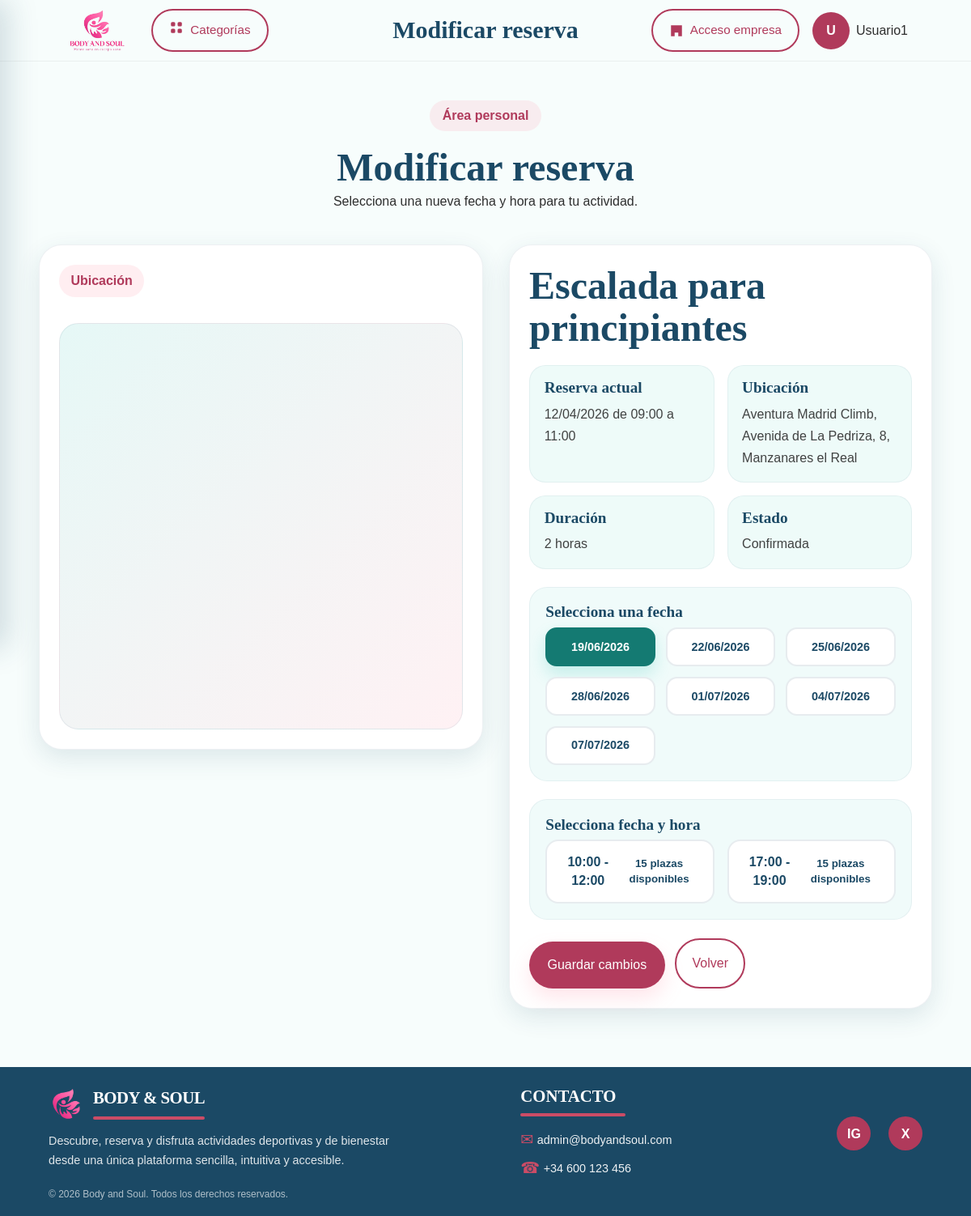
/publico/modificar-reserva.php?idreserva=3 (signed in), run on the app's committed database.
### tables this page shows
CREATE TABLE `usuario` (
  `id_usuario` int(11) NOT NULL,
  `nombre` varchar(100) NOT NULL,
  `apellido` varchar(30) NOT NULL,
  `email` varchar(150) NOT NULL,
  `contrasena` varchar(255) NOT NULL,
  `telefono` varchar(20) DEFAULT NULL,
  `id_rol` int(11) NOT NULL,
  `fecha_registro` datetime NOT NULL DEFAULT current_timestamp(),
  `intentos` int(1) NOT NULL,
  `estado` enum('activo','suspendido') NOT NULL DEFAULT 'activo'
);

CREATE TABLE `reserva` (
  `id_reserva` int(11) NOT NULL,
  `id_usuario` int(11) NOT NULL,
  `id_servicio` int(11) NOT NULL,
  `fecha_hora` datetime NOT NULL,
  `estado` enum('pendiente','confirmada','cancelada') NOT NULL DEFAULT 'pendiente',
  `id_detalle_actividad` int(11) NOT NULL
);

CREATE TABLE `servicio` (
  `id_servicio` int(11) NOT NULL,
  `id_empresa` int(11) NOT NULL,
  `nombre_servicio` varchar(150) NOT NULL,
  `descripcion` text DEFAULT NULL,
  `lugar` varchar(150) DEFAULT NULL,
  `id_categoria` int(11) NOT NULL,
  `precio` decimal(10,2) NOT NULL DEFAULT 0.00,
  `duracion` varchar(50) DEFAULT NULL,
  `materiales` text DEFAULT NULL,
  `estado` enum('activo','cancelado') NOT NULL DEFAULT 'activo',
  `id_municipio` int(11) DEFAULT NULL,
  `codigo_postal` varchar(10) DEFAULT NULL,
  `latitud` decimal(10,8) DEFAULT NULL,
  `longitud` decimal(11,8) DEFAULT NULL
);

CREATE TABLE `detalle_actividad` (
  `id` int(11) NOT NULL,
  `id_servicio` int(11) NOT NULL,
  `fecha` date NOT NULL,
  `hora_inicio` time NOT NULL,
  `hora_fin` time NOT NULL,
  `plazas_maximas` int(11) NOT NULL
);

### bd/bd.php (called while the page is built, shortened)
<?php
class db{
public $pdo = "";
public function __construct($host,$port,$db,$user,$pass) {
    $this->pdo = new PDO("mysql:host=".$host.";port=".$port.";dbname=".$db.";charset=utf8", $user, $pass);
    }
public function ObtenerUsuario($id){
    $sentencia="SELECT * FROM usuario WHERE id_usuario = :id";
    $ejecuccion=$this->pdo->prepare($sentencia);
    $ejecuccion->execute([
        ":id" => $id
    ]);
    $fila = $ejecuccion->fetch(PDO::FETCH_ASSOC);
    return $fila;
}
}
?>

### bd/bdact.php (called while the page is built, shortened)
<?php
class bdact{
public $pdo = "";
public function __construct($host,$port,$db,$user,$pass) {
    $this->pdo = new PDO("mysql:host=".$host.";port=".$port.";dbname=".$db.";charset=utf8", $user, $pass);
    }
public function obtenerDisponibilidadesPorServicio($idServicio){
    $sentencia = "SELECT d.*
            FROM detalle_actividad d
            INNER JOIN servicio s ON d.id_servicio = s.id_servicio
            WHERE d.id_servicio = :id_servicio
            AND s.estado = 'activo'
            ORDER BY d.fecha ASC, d.hora_inicio ASC";
    $ejecucion = $this->pdo->prepare($sentencia);
    $ejecucion->execute([
        ":id_servicio" => $idServicio
    ]);
    return $ejecucion->fetchAll(PDO::FETCH_ASSOC);
}
public function contarReservasConfirmadasPorDetalle($idDetalle){
    $sentencia = "SELECT COUNT(*)
            FROM reserva
            WHERE id_detalle_actividad = :id_detalle
              AND estado = 'confirmada'";
    $ejecucion = $this->pdo->prepare($sentencia);
    $ejecucion->execute([
        ":id_detalle" => $idDetalle
    ]);
    $fila = (int) $ejecucion->fetchColumn();
    return $fila;
}
public function ObtenerReservaUsuarioPorId($idUsuario, $idReserva){
    $sentencia = "SELECT
                    r.id_reserva,
                    r.estado,
                    r.id_servicio,
                    r.fecha_hora,
                    r.id_detalle_actividad,
                    s.nombre_servicio,
                    s.descripcion,
                    s.lugar,
                    s.precio,
                    s.duracion,
                    d.fecha,
                    d.hora_inicio,
                    d.hora_fin,
                    e.nombre_empresa,
                    e.telefono AS telefono_empresa,
                    e.email AS email_empresa
                  FROM reserva r
                  INNER JOIN servicio s
                    ON r.id_servicio = s.id_servicio
                  INNER JOIN detalle_actividad d
                    ON r.id_detalle_actividad = d.id
                  INNER JOIN empresa e
                    ON s.id_empresa = e.id_empresa
                  WHERE r.id_usuario = :id_usuario
                  AND r.id_reserva = :id_reserva
                  LIMIT 1";
    $ejecucion = $this->pdo->prepare($sentencia);
    $ejecucion->execute([
        ":id_usuario" => $idUsuario,
        ":id_reserva" => $idReserva
    ]);
    return $ejecucion->fetch(PDO::FETCH_ASSOC);
}
}
?>

### publico/modificar-reserva.php (the view, shortened to what this page needs)
<?php
$titulo = "<h1>Modificar reserva</h1>";
require_once("head.php");
$idReserva = (int) $_GET["idreserva"];
$idUsuario = $_SESSION["usuario"];
$reserva = $bdact->ObtenerReservaUsuarioPorId($idUsuario, $idReserva);
$disponibilidades = $bdact->obtenerDisponibilidadesPorServicio($reserva["id_servicio"]);
$fechasDisponibles = [];
$hoy = date("Y-m-d");
foreach ($disponibilidades as $franja) {
    if (!empty($franja["fecha"]) && $franja["fecha"] >= $hoy) {
        if (!in_array($franja["fecha"], $fechasDisponibles)) {
            $fechasDisponibles[] = $franja["fecha"];
        }
    }
}
sort($fechasDisponibles);
$fechasDisponibles = array_slice($fechasDisponibles, 0, 7);
$fechaSeleccionada = isset($_GET["fecha"]) ? $_GET["fecha"] : ($reserva["fecha"] ?? ($fechasDisponibles[0] ?? null));
if ($fechaSeleccionada && !in_array($fechaSeleccionada, $fechasDisponibles)) {
    $fechaSeleccionada = $fechasDisponibles[0] ?? null;
}
?>
<main class="booking-page">
  <section class="booking-section">
    <div class="container">
      <div class="booking-title-block">
        <span class="section-tag">Área personal</span>
        <h2>Modificar reserva</h2>
        <p>Selecciona una nueva fecha y hora para tu actividad.</p>
      </div>
      <div class="booking-layout">
        <article class="booking-map-card">
          <div class="booking-card-header">
            <span class="section-tag">Ubicación</span>
          </div>
          <div class="map-wrapper">
            <iframe
              src="https://www.google.com/maps?q=<?= urlencode($reserva["lugar"]) ?>&output=embed"
              title="Mapa de ubicación de la actividad"
              loading="lazy"
>
            </iframe>
          </div>
        </article>
        <article class="booking-form-card">
          <div class="booking-info-header">
            <h3><?= htmlentities($reserva["nombre_servicio"]) ?></h3>
          </div>
          <div class="booking-info-content">
            <div class="info-grid">
              <div class="info-item">
                <h4>Reserva actual</h4>
                <p>
                  <?= date("d/m/Y", strtotime($reserva["fecha"])) ?>
                  de <?= substr($reserva["hora_inicio"], 0, 5) ?>
                  a <?= substr($reserva["hora_fin"], 0, 5) ?>
                </p>
              </div>
              <div class="info-item">
                <h4>Ubicación</h4>
                <p><?= htmlentities($reserva["lugar"]) ?></p>
              </div>
              <div class="info-item">
                <h4>Duración</h4>
                <p><?= !empty($reserva["duracion"]) ? htmlentities($reserva["duracion"]) : 'No especificada' ?></p>
              </div>
              <div class="info-item">
                <h4>Estado</h4>
                <p><?= htmlentities(ucfirst($reserva["estado"])) ?></p>
              </div>
            </div>
            <?php if (!empty($fechasDisponibles)): ?>
              <form method="post" class="booking-form">
                <div class="available-dates-block">
                  <h4>Selecciona una fecha</h4>
                  <div class="available-dates-grid">
                    <?php foreach ($fechasDisponibles as $fecha) : ?>
                      <a
                        href="modificar-reserva.php?idreserva=<?= $idReserva ?>&fecha=<?= urlencode($fecha) ?>"
                        class="date-chip <?= $fecha === $fechaSeleccionada ? 'active' : '' ?>"
                      >
                        <?= date("d/m/Y", strtotime($fecha)) ?>
                      </a>
                    <?php endforeach; ?>
                  </div>
                </div>
                <div class="time-slots-block">
                  <h4>Selecciona fecha y hora</h4>
                  <div class="time-slots-grid">
                    <?php
                    foreach ($disponibilidades as $franja) :
                      if ($franja["fecha"] === $fechaSeleccionada) :
                        $ocupadas = $bdact->contarReservasConfirmadasPorDetalle($franja["id"]);
                        $plazasRestantes = $franja["plazas_maximas"] - $ocupadas;
                    ?>
                        <label class="time-slot">
                          <span>
                            <?= substr($franja["hora_inicio"], 0, 5) ?> - <?= substr($franja["hora_fin"], 0, 5) ?>
                            <br>
                            <small>
                              <?= $plazasRestantes > 0 ? $plazasRestantes . " plazas disponibles" : "Completo" ?>
                            </small>
                          </span>
                        </label>
                    <?php
                      endif;
                    endforeach;
                    ?>
                  </div>
                </div>
                <div class="reservation-actions">
                  <button type="submit" class="btn btn-primary reserve-activity-btn">
                    Guardar cambios
                  </button>
                  <a href="perfil.php" class="btn btn-outline">
                    Volver
                  </a>
                </div>
              </form>
            <?php endif; ?>
          </div>
        </article>
      </div>
    </div>
  </section>
</main>
<?php require_once("footer.php"); ?>
</body>
</html>

### publico/head.php (shortened to what this page needs)
<?php
require_once("../bd/bd.php");
$bbdd= new db("localhost",3306,"plataforma_servicios1","root","");
require_once("../bd/bdact.php");
$bdact= new bdact("localhost",3306,"plataforma_servicios1","root","");
if(isset($_SESSION["usuario"])){
  $usuario=$bbdd->ObtenerUsuario($_SESSION["usuario"]);
  $nombre=$usuario["nombre"];
  $apellido=$usuario["apellido"];
  $inicial=strtoupper($nombre[0]);
  $iniciosesion=$iniciosesion="<a href='perfil.php' class='contenedorinicio'>
                  <span class='profile-avatar'>".$inicial."</span>
                  <span class='profile-name'>".$nombre." ".$apellido."</span>
                  </a>";
}
?>
<!DOCTYPE html>
<html lang="es">
<head>
  <link rel="stylesheet" href="../css/styles.css"/>
  <link rel="stylesheet" href="../css/public-styles/index.css"/>
  <link rel="stylesheet" href="../css/public-styles/login.css"/>
  <link rel="stylesheet" href="../css/public-styles/perfil.css"/>
  <link rel="stylesheet" href="../css/public-styles/categoria.css"/>
  <link rel="stylesheet" href="../css/public-styles/actividad.css"/>
  <link rel="stylesheet" href="../css/public-styles/reserva.css"/>
  <link rel="stylesheet" href="../css/public-styles/mis-reservas.css"/>
  <link rel="stylesheet" href="../css/public-styles/mis-valoraciones.css"/>
  <link rel="stylesheet" href="../css/public-styles/favoritos.css"/>
  <link rel="stylesheet" href="https://unpkg.com/leaflet/dist/leaflet.css">
</head>
<body>
<header class="main-header">
  <div class="container header-container">
    <div class="header-left">
      <a href="index.php">
        <img src="../img/logo.PNG" alt="Logo Body and Soul" class="logo">
      </a>
      <button type="button" id="abrirCategorias" class="btn btn-outline header-categories-btn">
        <span class="cat-icon">
          <svg width="18" height="18" viewBox="0 0 24 24" fill="currentColor">
            <rect x="3" y="3" width="7" height="7" rx="2"/>
            <rect x="14" y="3" width="7" height="7" rx="2"/>
            <rect x="3" y="14" width="7" height="7" rx="2"/>
            <rect x="14" y="14" width="7" height="7" rx="2"/>
          </svg>
        </span>
        Categorías
      </button>
    </div>
    <div class="header-title">
      <?=$titulo?>
    </div>
    <div class="header-right">
      <a href="../Empresa/login-empresa.php" class="btn btn-outline">
        <span class="btn-icon">
          <svg viewBox="0 0 24 24" fill="currentColor">
            <path d="M3 21V3h18v18h-6v-6H9v6H3zm4-4h2v2H7v-2zm0-4h2v2H7v-2zm0-4h2v2H7V9zm4 4h2v2h-2v-2zm0-4h2v2h-2V9zm4 8h2v2h-2v-2zm0-4h2v2h-2v-2z"/>
          </svg>
        </span>
        Acceso empresa
      </a>
      <?=$iniciosesion?>
    </div>
  </div>
</header>

### css/styles.css (style rules this page uses)
:root { --mint: #147a72; --navy: #1B4965; --pink: #b03a5b; --light: #F7FDFC; --dark: #2E2E2E; --white: #ffffff; --font-title: "Sansita Swashed", serif; --font-text: "Overpass", sans-serif; --radius-sm: 10px; --radius-md: 18px; --radius-lg: 28px; --shadow-soft: 0 10px 30px rgba(27, 73, 101, 0.12); --transition: all 0.3s ease; }
* { margin: 0; padding: 0; box-sizing: border-box; }
html { scroll-behavior: smooth; }
body { font-family: var(--font-text); color: var(--dark); background-color: var(--light); line-height: 1.6; }
img { max-width: 100%; display: block; }
a { text-decoration: none; color: inherit; }
button, input, select, textarea { font: inherit; }
.container { width: min(1200px, 92%); margin: 0 auto; }
h1, h2, h3, h4 { font-family: var(--font-title); color: var(--navy); line-height: 1.15; }
.section-tag { display: inline-block; background-color: rgba(255, 143, 163, 0.15); color: var(--pink); font-weight: 700; padding: 0.45rem 0.9rem; border-radius: 999px; margin-bottom: 1rem; }
.btn { display: inline-flex; align-items: center; justify-content: center; gap: 0.5rem; border: none; cursor: pointer; padding: 0.75rem 1.2rem; border-radius: 999px; font-weight: 500; transition: var(--transition); text-align: center; }
.btn-primary { background-color: var(--pink); color: var(--white); }
.btn-outline { background-color: transparent; border: 2px solid var(--pink); color: var(--pink); }
.main-header { background: #F7FDFC; border-bottom: 1px solid rgba(0,0,0,0.05); }
.header-container { display: flex; align-items: center; gap: 15px; padding: 10px 30px; }
.header-left { display: flex; align-items: center; gap: 20px; }
.logo { height: 55px; }
.header-title { display: flex; align-items: center; }
.header-title h1 { font-family: var(--font-title); font-size: 30px; color: var(--navy); }
.header-right { display: flex; align-items: center; gap: 12px; margin-left: auto; }
.header-right .btn, .header-categories-btn { font-size: 0.95rem; padding: 0.75rem 1.25rem; }
.btn-icon svg, .cat-icon svg { width: 18px; height: 18px; }

### css/public-styles/index.css (style rules this page uses)
.header-container { display: grid; grid-template-columns: 1fr auto 1fr; align-items: center; }
.header-left { justify-self: start; display: flex; align-items: center; gap: 1.5rem; }
.header-title { justify-self: center; text-align: center; }
.header-right { justify-self: end; display: flex; align-items: center; gap: 1rem; }
.btn-icon { display: flex; align-items: center; justify-content: center; }
.btn-icon svg { width: 18px; height: 18px; }
.header-right { position: relative; z-index: 20; }
.contenedorinicio { display: flex; align-items: center; gap: 0.5rem; position: relative; z-index: 30; cursor: pointer; pointer-events: auto; }

### css/public-styles/perfil.css (style rules this page uses)
.profile-avatar { width: 46px; height: 46px; border-radius: 50%; background-color: var(--pink); color: var(--white); display: flex; align-items: center; justify-content: center; font-weight: 700; transition: var(--transition); }

### css/public-styles/actividad.css (style rules this page uses)
.info-block p, .info-item p { color: rgba(46, 46, 46, 0.9); line-height: 1.7; }
.info-grid { display: grid; grid-template-columns: 1fr 1fr; gap: 1rem; }
.info-item { background: rgba(46, 196, 182, 0.08); border-radius: 20px; padding: 1rem 1.1rem; border: 1px solid rgba(27, 73, 101, 0.06); }

### css/public-styles/mis-reservas.css (style rules this page uses)
.reservation-actions { display: flex; flex-wrap: wrap; gap: 0.8rem; }
.reservation-actions { display: flex; flex-wrap: wrap; gap: 0.8rem; margin-top: auto; }

### data on the page
usuario: nombre "U", nombre "Usuario1"
reserva: id_servicio.nombre_servicio "Escalada para principiantes", id_detalle_actividad.fecha "12/04/2026", id_detalle_actividad.hora_inicio "09:00", id_detalle_actividad.hora_fin "11:00", id_servicio.lugar "Aventura Madrid Climb, Avenida de La Pedriza, 8, Manzanares el Real", id_servicio.duracion "2 horas", estado "Confirmada"
detalle_actividad: hora_inicio "10:00", hora_fin "12:00", plazas_maximas "15"
detalle_actividad: hora_inicio "17:00", hora_fin "19:00", plazas_maximas "15"

### other printed values
date("d/m/Y", strtotime($fecha)) "19/06/2026"
date("d/m/Y", strtotime($fecha)) "22/06/2026"
date("d/m/Y", strtotime($fecha)) "25/06/2026"
date("d/m/Y", strtotime($fecha)) "28/06/2026"
date("d/m/Y", strtotime($fecha)) "01/07/2026"
date("d/m/Y", strtotime($fecha)) "04/07/2026"
date("d/m/Y", strtotime($fecha)) "07/07/2026"
